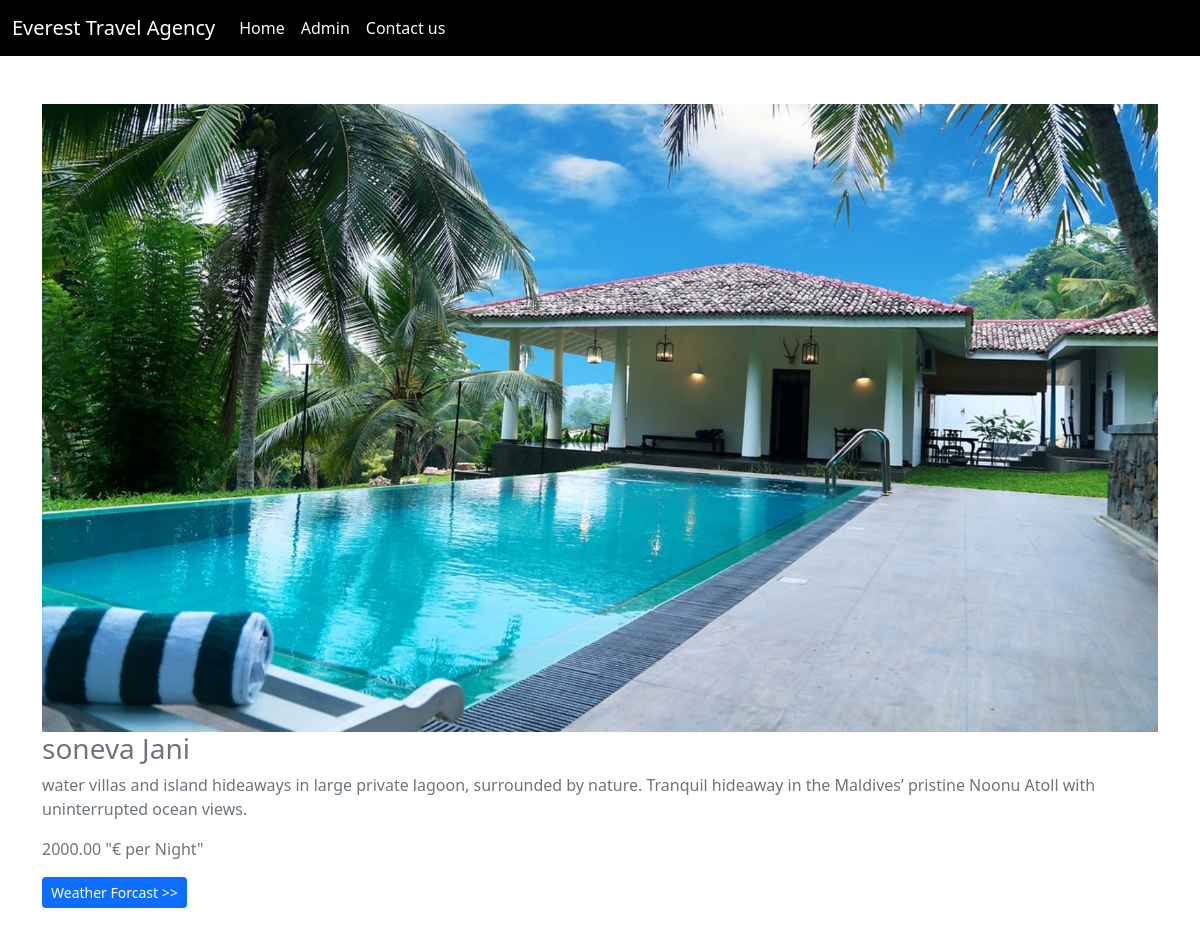
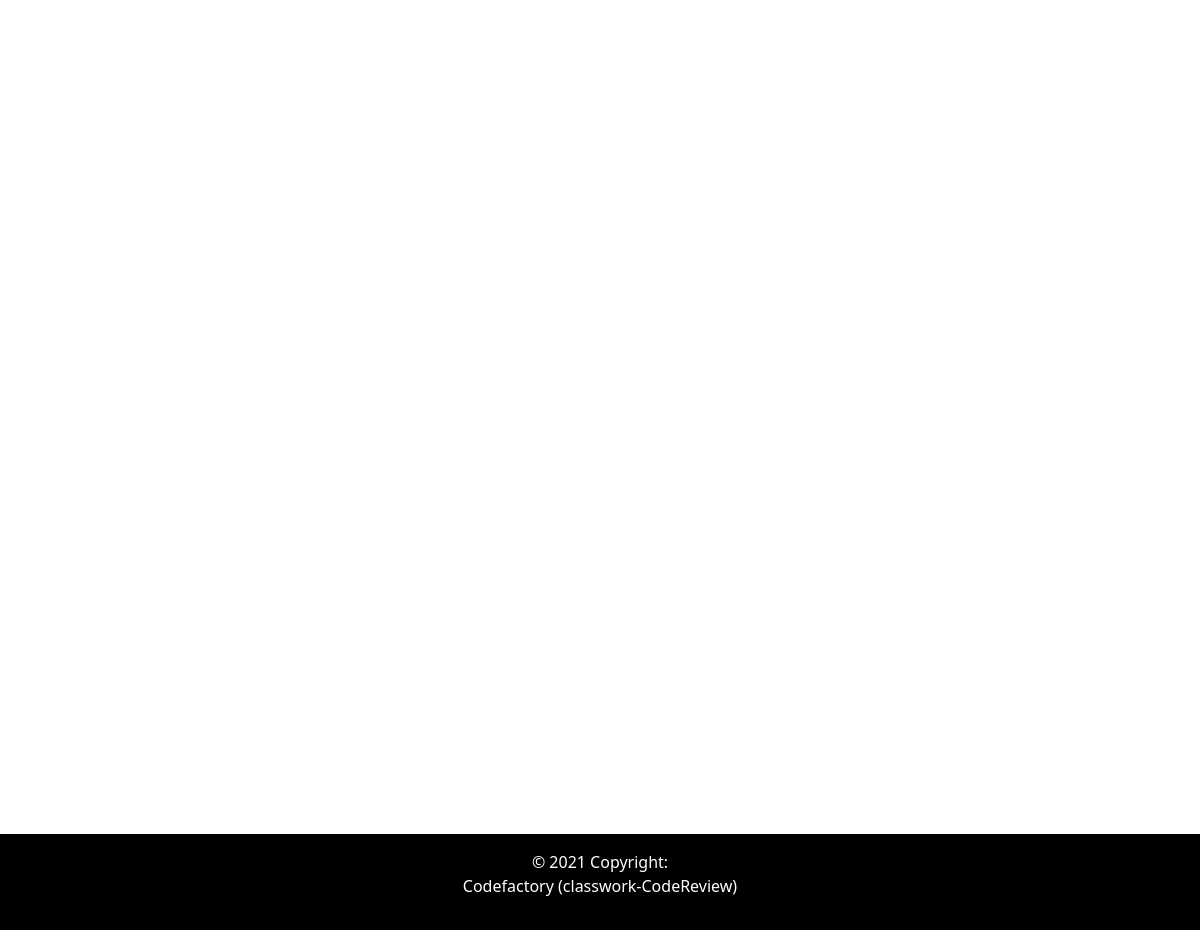
Screenshot of /info.php?id=4 with the database file from the repository (2 pictures, top to bottom).
### tables this page shows
CREATE TABLE `offers` (
  `id` int(11) NOT NULL,
  `location` varchar(255) NOT NULL,
  `description` text NOT NULL,
  `lat` decimal(20,12) NOT NULL,
  `lng` decimal(20,12) NOT NULL,
  `price` decimal(20,2) NOT NULL,
  `pic` varchar(255) DEFAULT NULL
);

### info.php (the view, shortened to what this page needs)
<?php
require_once 'components/db_connect.php';
if (isset($_GET['id'])) {
    $id = $_GET['id'];
    $sql = "SELECT * FROM offers WHERE id = {$id}";
    $result = mysqli_query($connect, $sql);
    if (mysqli_num_rows($result) == 1) {
        $row = mysqli_fetch_assoc($result);
    }
}
?>
<!DOCTYPE html>
<html>
    <head>
        <?php require_once 'components/boot.php'?>
    </head>
    <body>
    <nav class="navbar navbar-expand-lg navbar-light" style="background-color: black!important;">
  <div class="container-fluid">
    <a class="navbar-brand text-white" href="#">Everest Travel Agency</a>
    <div class="collapse navbar-collapse" id="navbarText">
      <ul class="navbar-nav me-auto mb-2 mb-lg-0">
        <li class="nav-item">
          <a class="nav-link active text-light" aria-current="page" href="index.php">Home</a>
        </li>
        <li class="nav-item">
          <a class="nav-link active text-light" aria-current="page" href="offers/admin.php">Admin</a>
        </li>
        <li class="nav-item">
          <a class="nav-link active text-light" aria-current="page" href="#">Contact us</a>
        </li>
     </ul>
    </div>
  </div>
</nav>
    <?php
            echo
            '<div class="container">
            <div class="card-box mt-5">
                <div class="card-thumbnail">
                    <img src="offers/pictures/'.$row['pic'].'" class="img-fluid" alt="">
                </div>
                <h3><a href="#" class="mt-2 text-secondary text-decoration-none">'.$row['location'].'</a></h3>
                <p class="text-secondary mt-2">'.$row['description'].'</p>
                <p class="text-secondary mt-2">'.$row['price'].' "€ per Night"</p>
                <a href="weather.php?id='.$row['id'].'" class="btn btn-sm btn-primary float-right">Weather Forcast >></a>
            </div>
        </div>';
?>
      <div class="container mt-3" id="map"></div>
    <footer class="text-center text-white " style="background-color: black;width:100%;margin-top:15vh;">
       <div class="text-center p-3" style="background-color: black;">
            © 2021 Copyright:
        <p class="text-white" >Codefactory (classwork-CodeReview)</p>
        </div>
        </footer>
    </body>
</html>

### info.php (style rules this page uses)
#map { height: 90%; }
html, body { height: 100%; margin: 0; padding: 0; }

### rows the page displays
offers: pic (picture), location "soneva Jani", description "water villas and island hideaways in large private lagoon, surrounded by nature. Tranquil hideaway in the Maldives’ pristine Noonu Atoll with uninterrupted ocean views.", price "2000.00"
